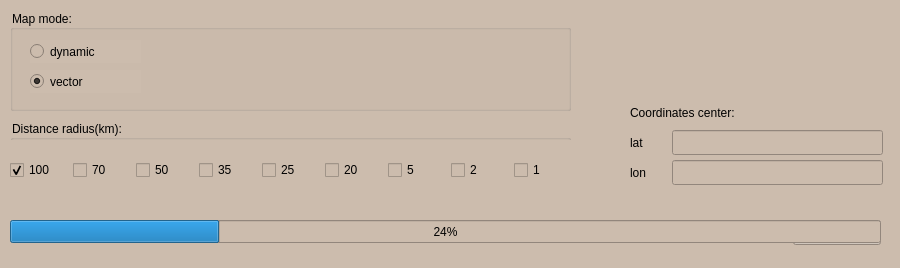
<?xml version="1.0" encoding="UTF-8"?>
<ui version="4.0">
 <class>MapOptionsScreen</class>
 <widget class="QWidget" name="MapOptionsScreen">
  <property name="geometry">
   <rect>
    <x>0</x>
    <y>0</y>
    <width>900</width>
    <height>268</height>
   </rect>
  </property>
  <property name="windowTitle">
   <string>Form</string>
  </property>
  <property name="styleSheet">
   <string notr="true">background-color: #CCBCAD;</string>
  </property>
  <widget class="QGroupBox" name="groupBox">
   <property name="geometry">
    <rect>
     <x>10</x>
     <y>10</y>
     <width>561</width>
     <height>101</height>
    </rect>
   </property>
   <property name="title">
    <string>Map mode:</string>
   </property>
   <widget class="QRadioButton" name="dynamicButton">
    <property name="geometry">
     <rect>
      <x>20</x>
      <y>30</y>
      <width>111</width>
      <height>23</height>
     </rect>
    </property>
    <property name="text">
     <string>dynamic</string>
    </property>
   </widget>
   <widget class="QRadioButton" name="vectorButton">
    <property name="geometry">
     <rect>
      <x>20</x>
      <y>60</y>
      <width>111</width>
      <height>23</height>
     </rect>
    </property>
    <property name="text">
     <string>vector</string>
    </property>
    <property name="checked">
     <bool>true</bool>
    </property>
   </widget>
  </widget>
  <widget class="QPushButton" name="loadButton">
   <property name="geometry">
    <rect>
     <x>793</x>
     <y>220</y>
     <width>88</width>
     <height>25</height>
    </rect>
   </property>
   <property name="text">
    <string>Load</string>
   </property>
  </widget>
  <widget class="QLineEdit" name="latEdit">
   <property name="geometry">
    <rect>
     <x>672</x>
     <y>130</y>
     <width>211</width>
     <height>25</height>
    </rect>
   </property>
  </widget>
  <widget class="QLineEdit" name="lonEdit">
   <property name="geometry">
    <rect>
     <x>672</x>
     <y>160</y>
     <width>211</width>
     <height>25</height>
    </rect>
   </property>
  </widget>
  <widget class="QLabel" name="label_2">
   <property name="geometry">
    <rect>
     <x>630</x>
     <y>130</y>
     <width>31</width>
     <height>25</height>
    </rect>
   </property>
   <property name="text">
    <string>lat</string>
   </property>
  </widget>
  <widget class="QLabel" name="label_3">
   <property name="geometry">
    <rect>
     <x>630</x>
     <y>160</y>
     <width>31</width>
     <height>25</height>
    </rect>
   </property>
   <property name="text">
    <string>lon</string>
   </property>
  </widget>
  <widget class="QLabel" name="label_4">
   <property name="geometry">
    <rect>
     <x>630</x>
     <y>100</y>
     <width>151</width>
     <height>25</height>
    </rect>
   </property>
   <property name="text">
    <string>Coordinates center:</string>
   </property>
  </widget>
  <widget class="QWidget" name="verticalLayoutWidget">
   <property name="geometry">
    <rect>
     <x>10</x>
     <y>120</y>
     <width>561</width>
     <height>80</height>
    </rect>
   </property>
   <layout class="QVBoxLayout" name="verticalLayout">
    <item>
     <widget class="QGroupBox" name="distance">
      <property name="title">
       <string>Distance radius(km):</string>
      </property>
      <widget class="QWidget" name="horizontalLayoutWidget">
       <property name="geometry">
        <rect>
         <x>0</x>
         <y>20</y>
         <width>561</width>
         <height>61</height>
        </rect>
       </property>
       <layout class="QHBoxLayout" name="horizontalLayout">
        <item>
         <widget class="QCheckBox" name="cb_100">
          <property name="enabled">
           <bool>true</bool>
          </property>
          <property name="text">
           <string>100</string>
          </property>
          <property name="checked">
           <bool>true</bool>
          </property>
         </widget>
        </item>
        <item>
         <widget class="QCheckBox" name="cb_070">
          <property name="text">
           <string>70</string>
          </property>
         </widget>
        </item>
        <item>
         <widget class="QCheckBox" name="cb_050">
          <property name="text">
           <string>50</string>
          </property>
         </widget>
        </item>
        <item>
         <widget class="QCheckBox" name="cb_035">
          <property name="text">
           <string>35</string>
          </property>
         </widget>
        </item>
        <item>
         <widget class="QCheckBox" name="cb_025">
          <property name="text">
           <string>25</string>
          </property>
         </widget>
        </item>
        <item>
         <widget class="QCheckBox" name="cb_020">
          <property name="text">
           <string>20</string>
          </property>
         </widget>
        </item>
        <item>
         <widget class="QCheckBox" name="cb_005">
          <property name="text">
           <string>5</string>
          </property>
         </widget>
        </item>
        <item>
         <widget class="QCheckBox" name="cb_002">
          <property name="text">
           <string>2</string>
          </property>
         </widget>
        </item>
        <item>
         <widget class="QCheckBox" name="cb_001">
          <property name="text">
           <string>1</string>
          </property>
         </widget>
        </item>
       </layout>
      </widget>
     </widget>
    </item>
   </layout>
  </widget>
  <widget class="QProgressBar" name="progressBar">
   <property name="geometry">
    <rect>
     <x>10</x>
     <y>220</y>
     <width>871</width>
     <height>23</height>
    </rect>
   </property>
   <property name="value">
    <number>24</number>
   </property>
  </widget>
 </widget>
 <resources/>
 <connections/>
</ui>
